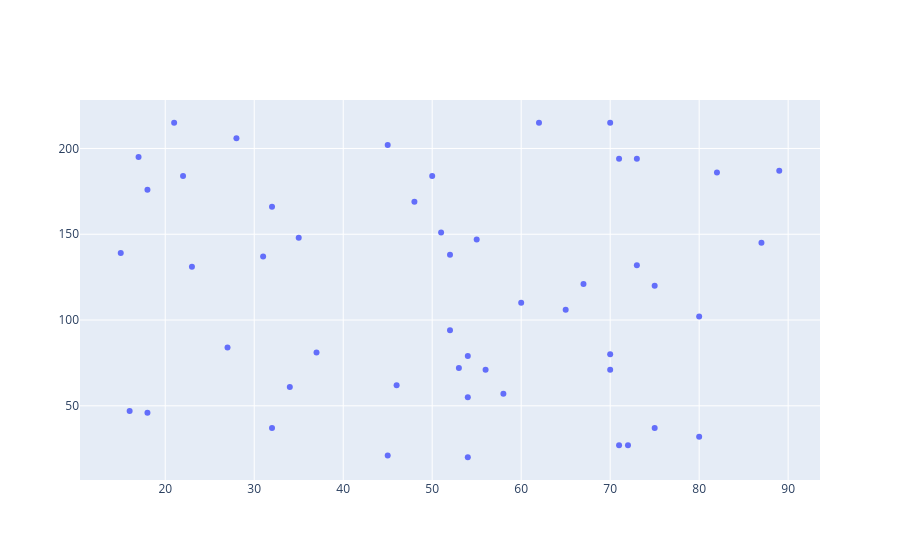

Notebook source saved alongside this figure:
### Code cell
x = np.random.randint(10,90,50)
y = np.random.randint(20,220,50)
trace = go.Scatter(x=x, y=y, mode="markers", name="two")
go.Figure(trace)

### Figure 1 — Plotly figure (JSON) as saved in the notebook; plotly's stock layout.template omitted (floating-point values rounded to 4 significant figures)
{"data": [{"mode": "markers", "name": "two", "type": "scatter", "x": [45, 54, 55, 71, 70, 73, 52, 34, 56, 54, 72, 32, 31, 46, 23, 80, 15, 53, 35, 48, 51, 17, 58, 28, 89, 65, 21, 80, 52, 70, 50, 82, 60, 62, 27, 75, 45, 67, 70, 75, 18, 54, 32, 16, 22, 71, 73, 87, 18, 37], "y": [21, 55, 147, 27, 71, 132, 138, 61, 71, 20, 27, 166, 137, 62, 131, 32, 139, 72, 148, 169, 151, 195, 57, 206, 187, 106, 215, 102, 94, 215, 184, 186, 110, 215, 84, 37, 202, 121, 80, 120, 176, 79, 37, 47, 184, 194, 194, 145, 46, 81]}], "layout": {}}
